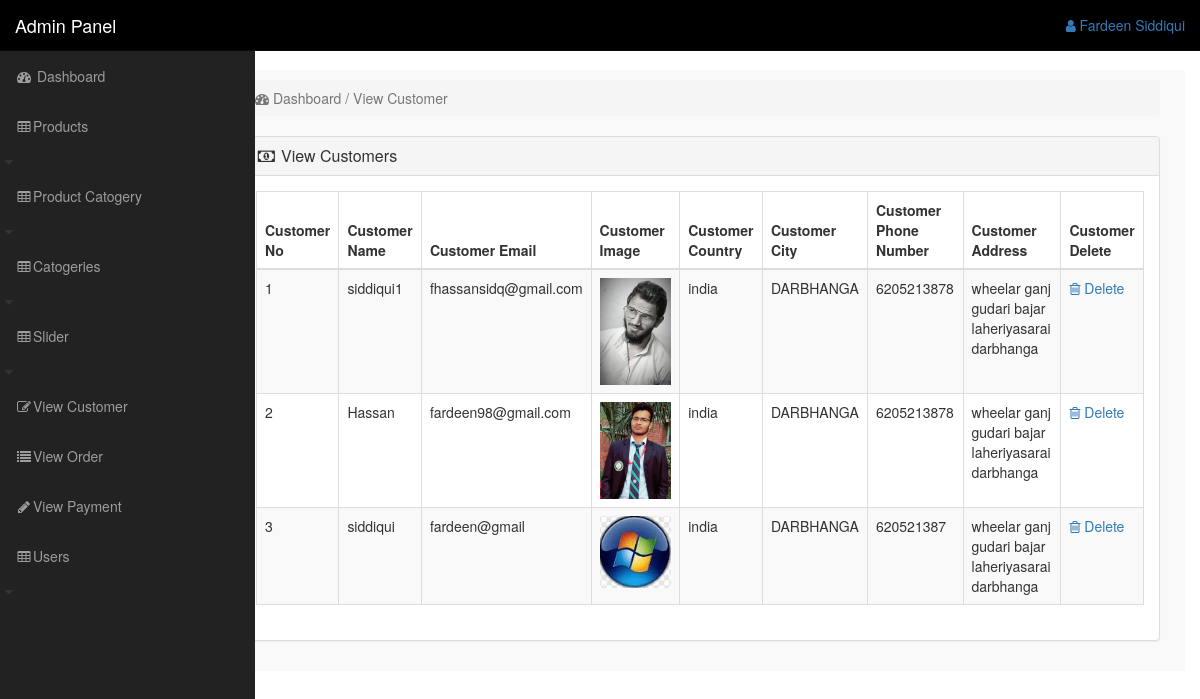
The page /admin_area/index.php?view_customer (signed in) on the database its author committed.
### tables this page shows
CREATE TABLE `customers` (
  `customer_id` int(100) NOT NULL,
  `customer_name` varchar(255) NOT NULL,
  `customer_email` varchar(255) NOT NULL,
  `customer_pass` varchar(255) NOT NULL,
  `customer_country` text NOT NULL,
  `customer_city` text NOT NULL,
  `customer_contact` varchar(255) NOT NULL,
  `customer_address` text NOT NULL,
  `customer_image` text NOT NULL,
  `customer_ip` varchar(255) NOT NULL
);

### admin_area/view_customer.php (the view)
<?php
    if(!isset($_SESSION['admin_email'])){
        echo "<script>window.open('login.php','_self')</script>";
    }else{
?>
<div class="row">
    <div class="col-lg-12">
        <div class="breadcrumb">
            <li class="active">
                <i class="fa fa-dashboard"></i>
                Dashboard / View Customer
            </li>
        </div>
    </div>
</div>
<div class="row">
    <div class="col-lg-12">
        <div class="panel panel-default">
            <div class="panel-heading">
                <h3 class="panel-title">
                    <i class="fa fa-money fa-fw"></i> View Customers
                </h3>
            </div>
            <div class="panel-body">
                <div class="table-responsive">
                    <table class="table table-hover table-bordered table-striped">
                        <thead>
                            <tr>
                                <th>Customer No</th>
                                <th>Customer Name</th>
                                <th>Customer Email</th>
                                <th>Customer Image</th>
                                <th>Customer Country</th>
                                <th>Customer City</th>
                                <th>Customer Phone Number</th>
                                <th>Customer Address</th>
                                <th>Customer Delete</th>
                            </tr>
                        </thead>
                        <tbody>
                            <?php
                                $i = 0;
                                $get_cust = "select * from customers";
                                $run_cust = mysqli_query($con,$get_cust);
                                while($row = mysqli_fetch_array($run_cust)){
                                    $customer_id = $row['customer_id'];
                                    $customer_name = $row['customer_name'];
                                    $customer_email = $row['customer_email'];
                                    $customer_image = $row['customer_image'];
                                    $customer_country = $row['customer_country'];
                                    $customer_city = $row['customer_city'];
                                    $customer_contact = $row['customer_contact'];
                                    $customer_address = $row['customer_address'];
                                    $i++;
                            ?>
                            <tr>
                                <td><?php echo $i ?></td>
                                <td> <?php echo $customer_name;?></td>
                                <td> <?php echo $customer_email; ?></td>
                                <td> <img src="../customers/customer_images/<?php echo $customer_image; ?>"          alt="wait" class="img-responsive"></td>
                                <td> <?php echo $customer_country; ?></td>
                                <td> <?php echo $customer_city; ?></td>
                                <td> <?php echo $customer_contact; ?></td>
                                <td> <?php echo $customer_address; ?></td>
                                <td>
                                    <a href="index.php?delete_customer=<?php echo $customer_id; ?>">
                                        <i class="fa fa-trash-o"></i> Delete
                                    </a>
                                </td>
                            </tr>
                            <?php } ?>
                        </tbody>
                    </table>
                </div>
            </div>
        </div>
    </div>
</div>
<?php } ?>

### admin_area/includes/sidebar.php (shortened to what this page needs)
<?php
     if(!isset($_SESSION['admin_email'])){
        echo "<script>window.open('login.php','_self')</script>";
    }else{
?>
<nav class="navbar navbar-inverse navbar-fixed-top" style="background:black">
    <div class="navbar-header">
        <a href="index.php?dashboard" class="navbar-brand">Admin Panel</a>
    </div>
    <ul class="nav navbar-right top-nav">
        <li class="dropdown">
            <a href="#" class="dropdown-toggle" data-toggle="dropdown">
                <i class="fa fa-user"></i> <?php echo $admin_name ?>
            </a>
        </li>
    </ul>
    <div class="collapse navbar-collapse navbar-exl-collapse">
        <ul class="nav navbar-nav side-nav">
            <li>
                <a href="index.php?dashboard">
                    <i class="fa fa-fw fa-dashboard"></i> Dashboard
                </a>
            </li>
            <li>
                <a href="#" data-toggle="collapse" data-target="#products">
                    <i class="fa fa-fw fa-table"></i>Products </a>
                    <i class="fa fa-fw fa-caret-down"></i>
            </li>
            <li>
                <a href="#" data-toggle="collapse" data-target="#product_cat">
                    <i class="fa fa-fw fa-table"></i>Product Catogery</a>
                    <i class="fa fa-fw fa-caret-down"></i>
            </li>
            <li>
                <a href="#" data-toggle="collapse" data-target="#categories">
                    <i class="fa fa-fw fa-table"></i>Catogeries </a>
                    <i class="fa fa-fw fa-caret-down"></i>
            </li>
            <li>
                <a href="#" data-toggle="collapse" data-target="#slider">
                    <i class="fa fa-fw fa-table"></i>Slider </a>
                    <i class="fa fa-fw fa-caret-down"></i>
            </li>
            <li>
                <a href="index.php?view_customer">
                    <i class="fa fa-fw fa-edit"></i>View Customer
                </a>
            </li>
            <li>
                <a href="index.php?view_order">
                    <i class="fa fa-fw fa-list"></i>View Order
                </a>
            </li>
            <li>
                <a href="index.php?view_payment">
                    <i class="fa fa-fw fa-pencil"></i>View Payment
                </a>
            </li>
            <li>
                <a href="#" data-toggle="collapse" data-target="#users">
                    <i class="fa fa-fw fa-table"></i>Users </a>
                    <i class="fa fa-fw fa-caret-down"></i>
            </li>
        </ul>
    </div>
</nav>
    <?php } ?>

### admin_area/css/style.css (style rules this page uses)
body { margin-top: 70px; }
.top-nav { padding: 0 15px; }
.top-nav>li>a { padding-top: 15px; padding-bottom: 15px; line-height: 20px; }
@media (min-width : 768px) { .side-nav { position: fixed; top: 51px; width: 255px; border-radius: 0; overflow-y: auto; background-color: #222; bottom: 0; overflow-x: hidden; padding-bottom: 40px; } }
@media (min-width : 768px) { .side-nav>li>a { width: 255px; } }

### rows shown on the page
customers: customer_name "siddiqui1", customer_email "fhassansidq@gmail.com", customer_image (picture), customer_country "india", customer_city "DARBHANGA", customer_contact "6205213878", customer_address "wheelar ganj gudari bajar laheriyasarai darbhanga"
customers: customer_name "Hassan", customer_email "fardeen98@gmail.com", customer_image (picture), customer_country "india", customer_city "DARBHANGA", customer_contact "6205213878", customer_address "wheelar ganj gudari bajar laheriyasarai darbhanga"
customers: customer_name "siddiqui", customer_email "fardeen@gmail", customer_image (picture), customer_country "india", customer_city "DARBHANGA", customer_contact "620521387", customer_address "wheelar ganj gudari bajar laheriyasarai darbhanga"

### other values the page prints
$admin_name "Fardeen Siddiqui"
